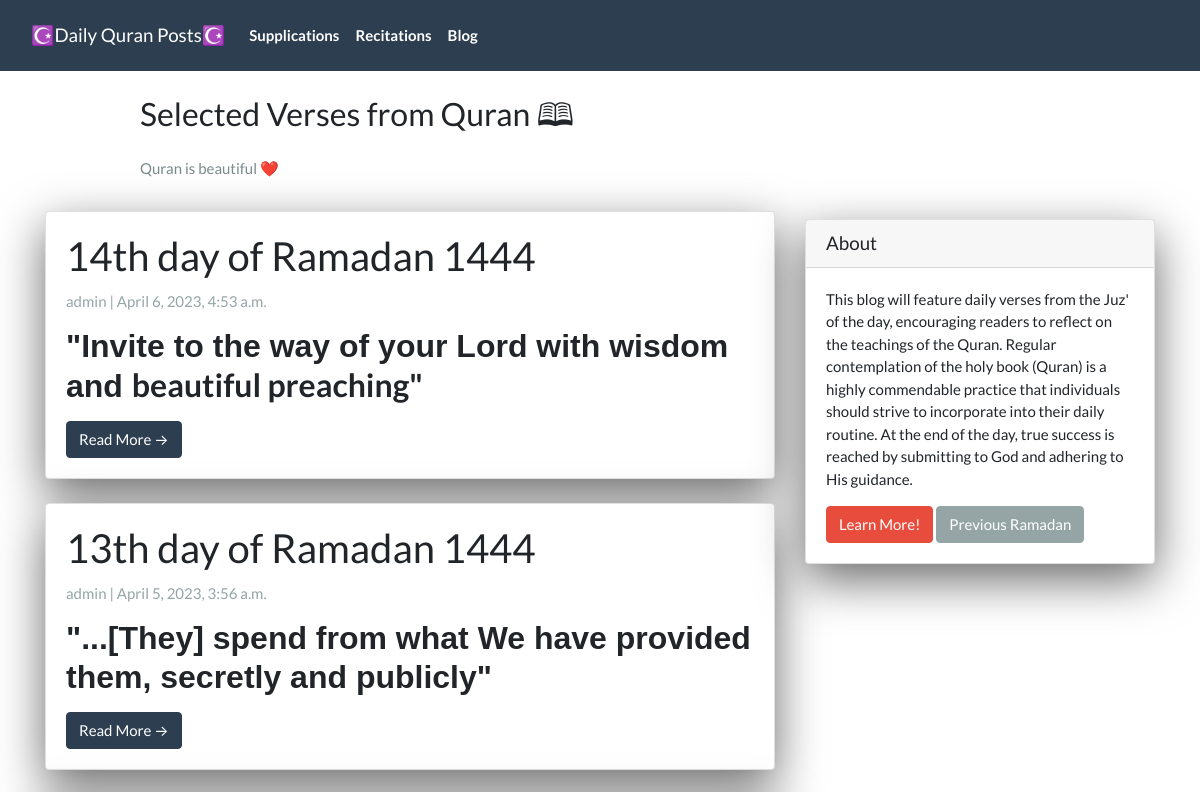
The app's page / (upper part), older data.
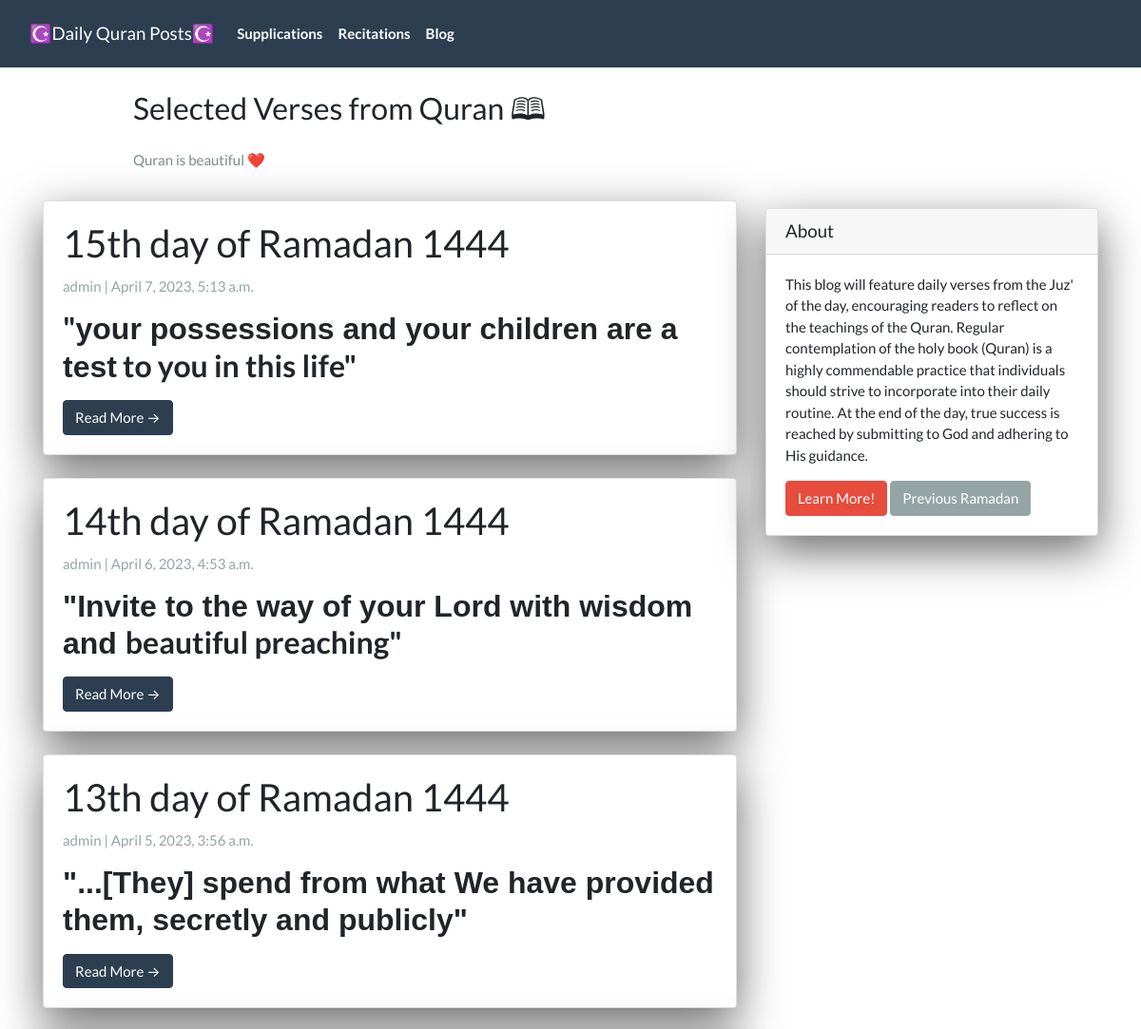
The same page, newer data.
### App/models.py (models this page shows, shortened)
class Post(models.Model):
  title =  models.CharField(max_length=200, unique=True)
  slug =   models.SlugField(max_length=200, unique=True)
  author = models.ForeignKey(User, on_delete=models.CASCADE, related_name='blog_posts')
  created_on = models.DateTimeField(auto_now_add=True)
  updated_on = models.DateTimeField(auto_now=True)
  summary = RichTextField(blank=True, null=True)
  content = RichTextField(blank=True, null=True)
  video_link = EmbedVideoField(blank=True, null=True)
  status = models.IntegerField(choices=STATUS, default=0)
  class Meta:
    ordering = ['-created_on']

### App/views.py (the view)
# urls.py: path('',                PostList.as_view(),           name="home"),
class PostList(generic.ListView):
  queryset = Post.objects.filter(status=1).order_by('-created_on')
  template_name = 'index.html'

### App/templates/index.html (shortened to what this page needs)
{% extends "base.html" %}
{% block content %}
<header class="masthead">
  <div class="container">
    <div class="row">
      <div class=" col-md-8 col-md-10 mx-auto">
        <div class="site-heading">
          <h3 class=" site-heading my-4 mt-3 text-black">Selected Verses from Quran 🕮 </h3>
          <p class="text-dark">Quran is beautiful ❤️</p>
        </div>
      </div>
    </div>
  </div>
</header>
<div class="container">
  <div class="row">
    <div class="col-md-8 mt-3 left">
      {% for post in post_list %}
      <div class="card mb-4">
        <div class="card-body">
          <h2 class="card-title">{{ post.title }}</h2>
          <p class="card-text text-muted h6">{{ post.author }} | {{ post.created_on}} </p>
          <p class="card-text">{{post.summary | safe}}</p>
          <a href="{% url 'post_detail' post.slug  %}" class="btn btn-primary">Read More &rarr;</a>
        </div>
      </div>
      {% endfor %}
    </div>
    {% block sidebar %}
    {% include 'sidebar.html' %}
    {% endblock sidebar %}
  </div>
</div>
{%endblock%}

### App/templates/base.html (shortened to what this page needs)
<!DOCTYPE html>
<html>
<head>
  <link rel="stylesheet" href="https://stackpath.bootstrapcdn.com/bootswatch/4.5.2/flatly/bootstrap.min.css">
</head>
<body>
  <nav class="navbar navbar-expand-lg navbar-dark bg-primary" id="mainNav">
    <div class="container-fluid">
      <a class="navbar-brand" href="{% url 'home' %}">☪️Daily Quran Posts☪️</a>
      <div class="collapse navbar-collapse" id="navbarResponsive">
        <ul class="navbar-nav ms-auto mb-2 mb-lg-0">
          <li class="nav-item text-black">
            <a class="nav-link text-black font-weight-bold" href="{% url 'supplications' %}">Supplications</a>
          </li>
          <li class="nav-item text-black">
            <a class="nav-link text-black font-weight-bold" href="{% url 'recitations' %}">Recitations</a>
          </li>
          <li class="nav-item text-black">
            <a class="nav-link text-black font-weight-bold" href="{% url 'blog' %}">Blog</a>
          </li>
        </ul>
      </div>
    </div>
  </nav>
  {% block content %}{% endblock content %}
</body>
</html>

### App/templates/sidebar.html (shortened to what this page needs)
{% block sidebar %}
<div class="col-md-4 float-right ">
  <div class="card my-4">
    <h5 class="card-header">About</h5>
    <div class="card-body">
      <p class="card-text">This blog will feature daily verses from the Juz' of the day, encouraging readers to reflect on the teachings of the Quran.  Regular contemplation of the holy book (Quran) is a highly commendable practice that individuals should strive to incorporate into their daily routine.  At the end of the day, true success is reached by submitting to God and adhering to His guidance.</p>
      <a href="https://www.altafsir.com/Languages.asp?LanguageID=2" target="_blank" class="btn btn-danger">Learn More!</a>
      <a href="https://alquran.blog" target="_blank" class="btn btn-secondary">Previous Ramadan</a>
    </div>
  </div>
</div>
{% endblock sidebar %}

### App/templates/sidebar.html (style rules this page uses)
.card { box-shadow: 0 16px 48px #6a6a6b; }

Row changes from the older to the newer data that the page shows:
added Post: title "15th day of Ramadan 1444", author "admin", created_on "April 7, 2023, 5:13 a.m.", summary "\" your possessions and your children are a test to you in this life\""
